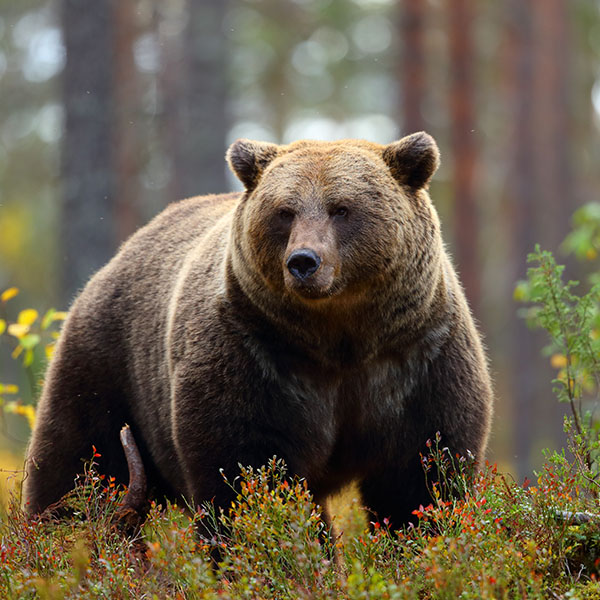
#> input picture Bear.jpg, 600 x 600 px
$ jupyter execute 'Contours in Computer Vision.ipynb'
#> lines starting #> are read from the running program, lines starting #| are printed output that depends on the picture; after the words box and inside, x2 and y2 are one past the last pixel; in counts of white or black regions, pixels touching at a corner belong together
Contours are curves or boundaries that join all continuous points having the same intensity or color.

In simple words:

➡️ Contours detect the outline/shape of objects in an image.

Used for:

Object detection

Shape recognition

Counting objects

Size measurement

Motion detection

Hand gesture recognition

[cell 1]
import cv2

img = cv2.imread("Bear.jpg")
#> img is the input picture: shape (600, 600, 3); mean B, G, R 74.6, 92.9, 103.3
gray = cv2.cvtColor(img, cv2.COLOR_BGR2GRAY)
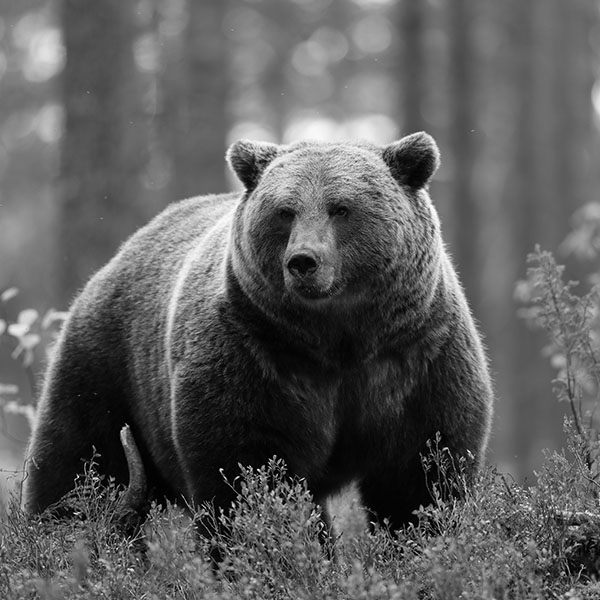
#> gray: shape (600, 600); min 0, max 255, mean 93.9

_, thresh = cv2.threshold(gray, 127, 255, cv2.THRESH_BINARY)
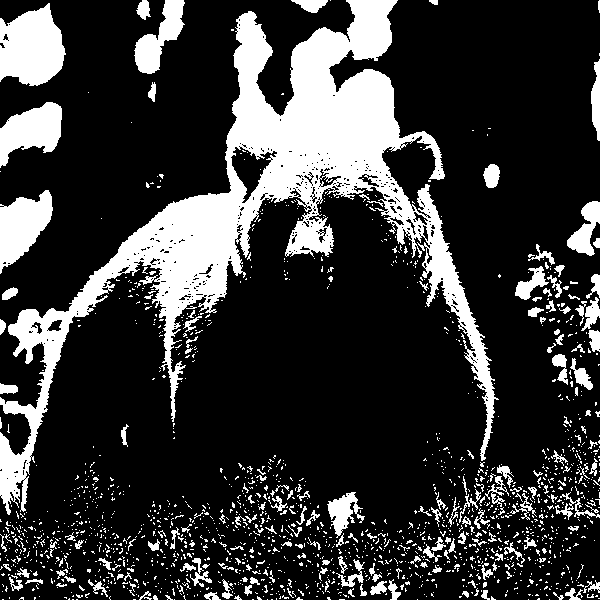
#> thresh: shape (600, 600); 21.6% white; 1752 white regions (1577 under 20 px)

contours, hierarchy = cv2.findContours(
    thresh,
    cv2.RETR_EXTERNAL,
    cv2.CHAIN_APPROX_SIMPLE
)
#> contours = 1747 contours, 1651 with area under 20; largest, box (x1, y1, x2, y2) and area: (0, 0, 499, 515) 48298, (0, 3, 66, 86) 3863, (0, 190, 53, 274) 2476, (0, 102, 62, 168) 2313, (134, 0, 185, 74) 1590

cv2.drawContours(img, contours, -1, (0,255,0), 2)
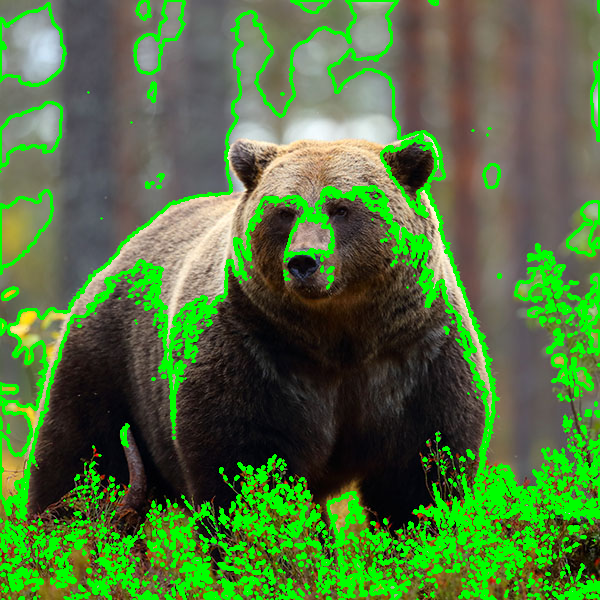
#> img: shape (600, 600, 3); 17.02% of pixels changed, all inside (x1, y1, x2, y2) = (0, 0, 600, 600)

cv2.imshow("Contours", img)
cv2.waitKey(0)
cv2.destroyAllWindows()

print("Total Objects:", len(contours))
#| Total Objects: 1747
